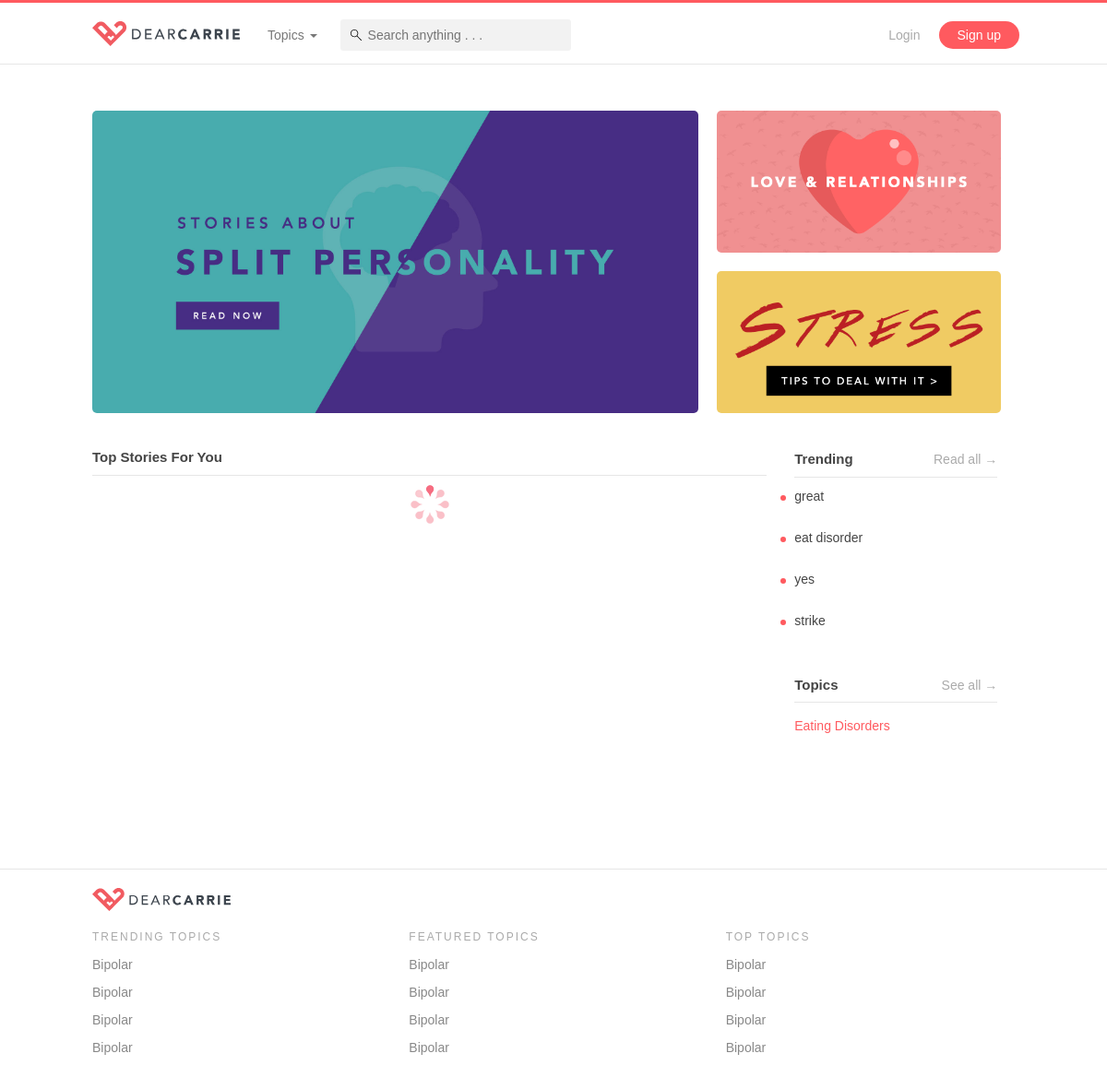
Before: / with the older database file.
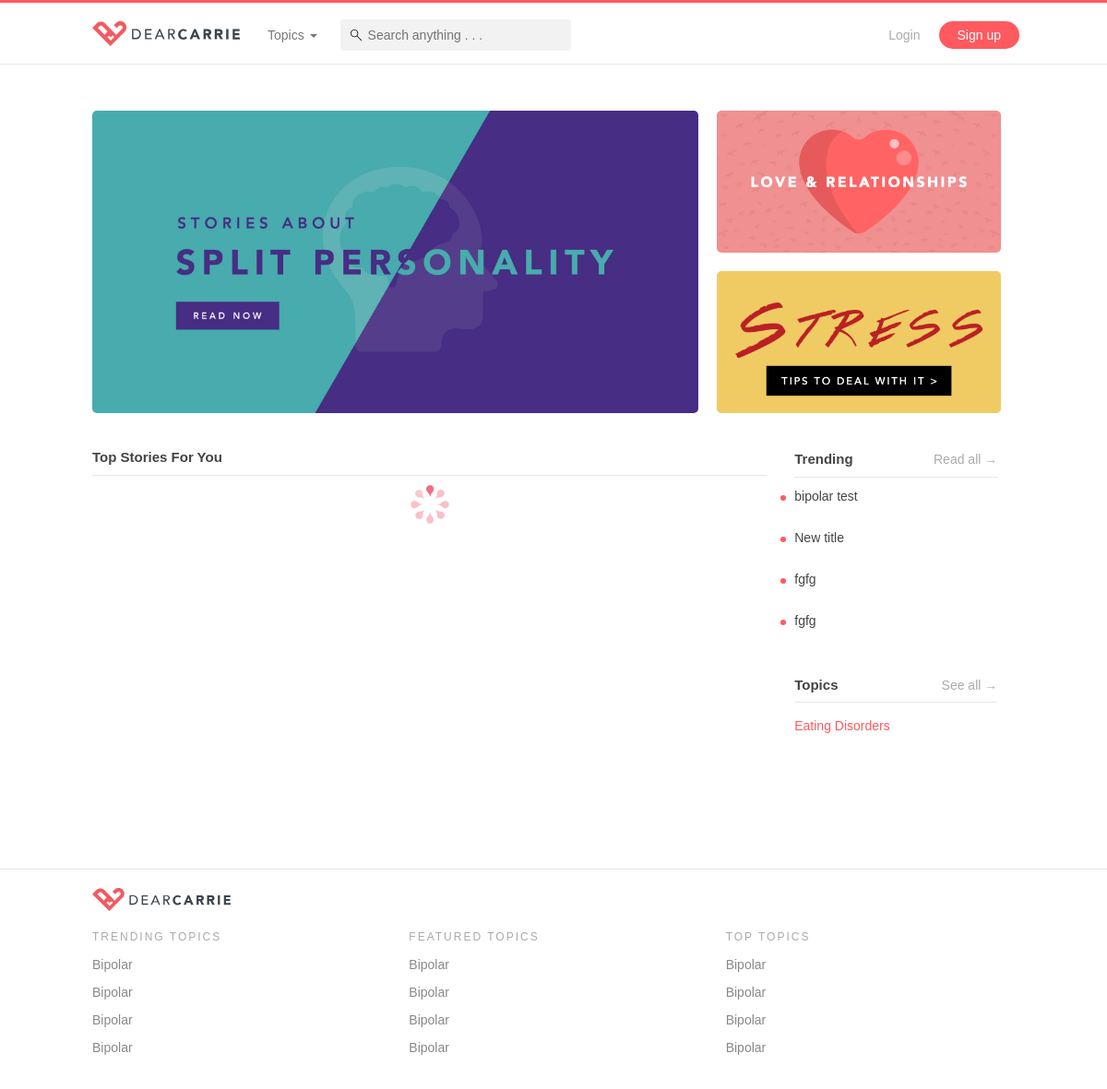
After: the same page with the newer database file.
### tables this page shows
CREATE TABLE `topics` (
  `id` int(11) NOT NULL,
  `main_image` varchar(255) NOT NULL,
  `background` varchar(255) NOT NULL,
  `title` varchar(255) NOT NULL,
  `short_desc` varchar(255) NOT NULL,
  `description` varchar(255) NOT NULL,
  `date` timestamp NOT NULL DEFAULT CURRENT_TIMESTAMP ON UPDATE CURRENT_TIMESTAMP,
  `followers` int(11) NOT NULL DEFAULT '0',
  `posts` int(11) NOT NULL DEFAULT '0',
  `url` varchar(255) NOT NULL,
  `tel` varchar(255) NOT NULL,
  `type` varchar(255) NOT NULL,
  `order_num` int(11) NOT NULL,
  `score` double NOT NULL DEFAULT '0',
  `published` int(11) NOT NULL DEFAULT '1'
);

CREATE TABLE `posts` (
  `id` int(11) NOT NULL,
  `userid` int(11) DEFAULT NULL,
  `title` varchar(255) DEFAULT NULL,
  `description` varchar(255) DEFAULT NULL,
  `timestamp` timestamp NOT NULL DEFAULT CURRENT_TIMESTAMP ON UPDATE CURRENT_TIMESTAMP,
  `score` double NOT NULL DEFAULT '0',
  `likes` int(11) NOT NULL DEFAULT '0',
  `comments` int(11) NOT NULL DEFAULT '0',
  `views` int(11) NOT NULL DEFAULT '0',
  `published` int(11) NOT NULL DEFAULT '1'
);

### controllers/commonFunctions.php (called while the page is built, shortened)
<?php
function checkLogin() {
	if(isset($_SESSION["role"])) {
		return false;
	}
	else {
		return true;
	}
}
function connectToDataBase() {
	$theLineToDatabase =  mysqli_connect("localhost","root","root","dearcarrie");
	if(!$theLineToDatabase) {
		header("location: error.php?msg=Database connection first error");
		exit();
	}
	else {
	  return $theLineToDatabase;
	}
}
function displayFeaturedTopics() {
	$conn = connectToDataBase();
	$sql = "SELECT * FROM topics WHERE type = 'featured' ORDER BY order_num";
	$result = $conn->query($sql);
	$resArr = array();
	if ($result->num_rows > 0) {
		 while($row = $result->fetch_assoc()) {
			 $resArr[] = $row;
		 }
	}
	return $resArr;
}
function displayMainTopics() {
	$conn = connectToDataBase();
	$sql = "SELECT * FROM topics WHERE type = 'main' ORDER BY order_num";
	$result = $conn->query($sql);
	$resArr = array();
	if ($result->num_rows > 0) {
		 while($row = $result->fetch_assoc()) {
			 $resArr[] = $row;
		 }
	}
	return $resArr;
}
function displayTrendingPosts() {
	$conn = connectToDataBase();
	$sql = "SELECT * FROM posts WHERE published = 1 ORDER BY id DESC LIMIT 4";
	$result = $conn->query($sql);
	$resArr = array();
	if ($result->num_rows > 0) {
		 while($row = $result->fetch_assoc()) {
			 $resArr[] = $row;
		 }
	} else {
	}
	return $resArr;
}
?>

### index.php (the view, shortened to what this page needs)
<!DOCTYPE html>
<?php
  include('controllers/templates.php');
  $mainTopics = displayMainTopics();
  $featuredTopics = displayFeaturedTopics();
  $trendingPosts = displayTrendingPosts();
?>
<html lang="en">
  <body>
    <?= navbar(); ?>
    <div class="page-container">
      <div class="main-banner-grid row">
          <?php
            foreach ($mainTopics as $topic) {
            if ($topic["order_num"] == 1) {
          ?>
            <div class="col-sm-8 col-xs-12">
                <a href="topicDetails?topicID=<?=$topic["id"];?>"><img src="<?=$topic["main_image"];?>" class="img-responsive"></a>
            </div>
          <?php } else { ?>
            <div class="col-sm-4 col-xs-12">
                <a href="topicDetails?topicID=<?=$topic["id"];?>"><img src="<?=$topic["main_image"];?>" class="img-responsive"></a>
            </div>
          <?php } }?>
      </div>
      <br/><br/>
      <div class="row">
          <div class="col-sm-9">
            <div class="content-title">
              <h4>Top Stories For You</h4>
            </div>
            <div class="loading-info"><img src="images/ajax-loader.gif" /></div>
          </div>
          <div class="col-sm-3">
              <div class="main-sidebar">
                  <div class="side-content">
                      <div class="content-title">
                        <h4>Trending</h4>
                        <a href="search">Read all &#8594;</a>
                      </div>
                      <?php foreach($trendingPosts as $trendingPost) { ?>
                      <a href="post?postID=<?=$trendingPost['id'];?>" class="mini-card">
                        <p><?=$trendingPost['title'];?></p>
                      </a>
                      <?php } ?>
                  </div>
                  <div class="side-content">
                      <div class="content-title">
                          <h4>Topics</h4>
                          <a href="topic">See all &#8594;</a>
                      </div>
                      <ul>
                          <?php foreach ($featuredTopics as $featuredTopic) { ?>
                          <li><a href="topicDetails?topicID=<?=$featuredTopic["id"];?>"><?=$featuredTopic["title"];?></a></li>
                          <?php } ?>
                      </ul>
                  </div>
              </div>
          </div>
      </div>
    </div>
    <?= footer(); ?>
  </body>
</html>

Changed rows visible on the page:
removed posts: title "great"
removed posts: title "eat disorder"
removed posts: title "yes"
removed posts: title "strike"
now on this page (row edited): posts: title "bipolar test"
now on this page (row unchanged): posts: title "New title"
now on this page (row edited): posts: title "fgfg"
now on this page (row unchanged): posts: title "fgfg"
